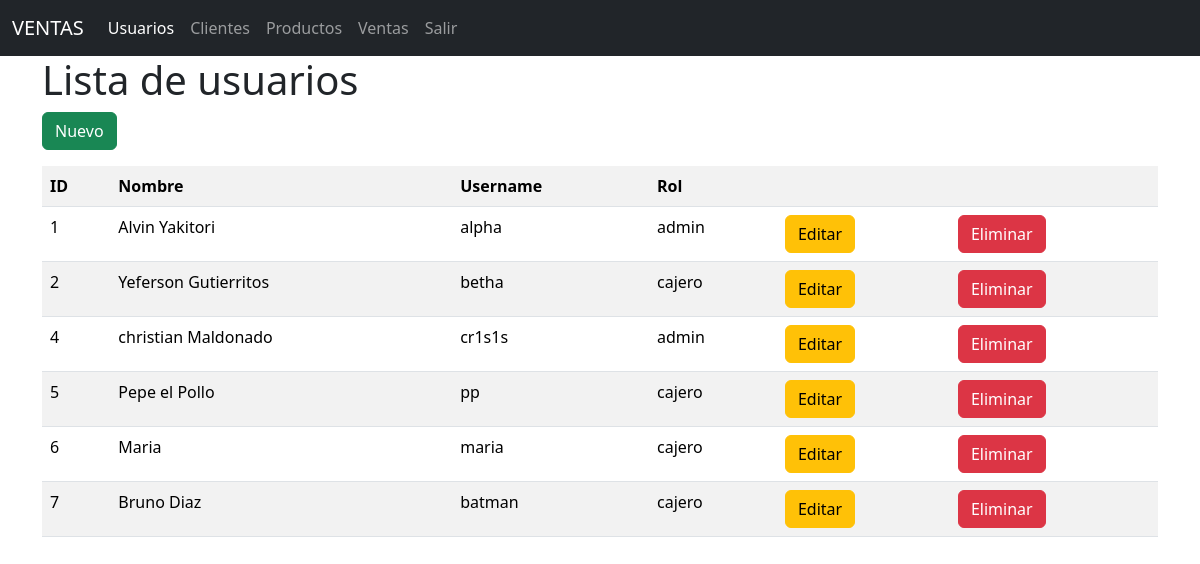
/usuarios/, run on an earlier commit of the app's database.
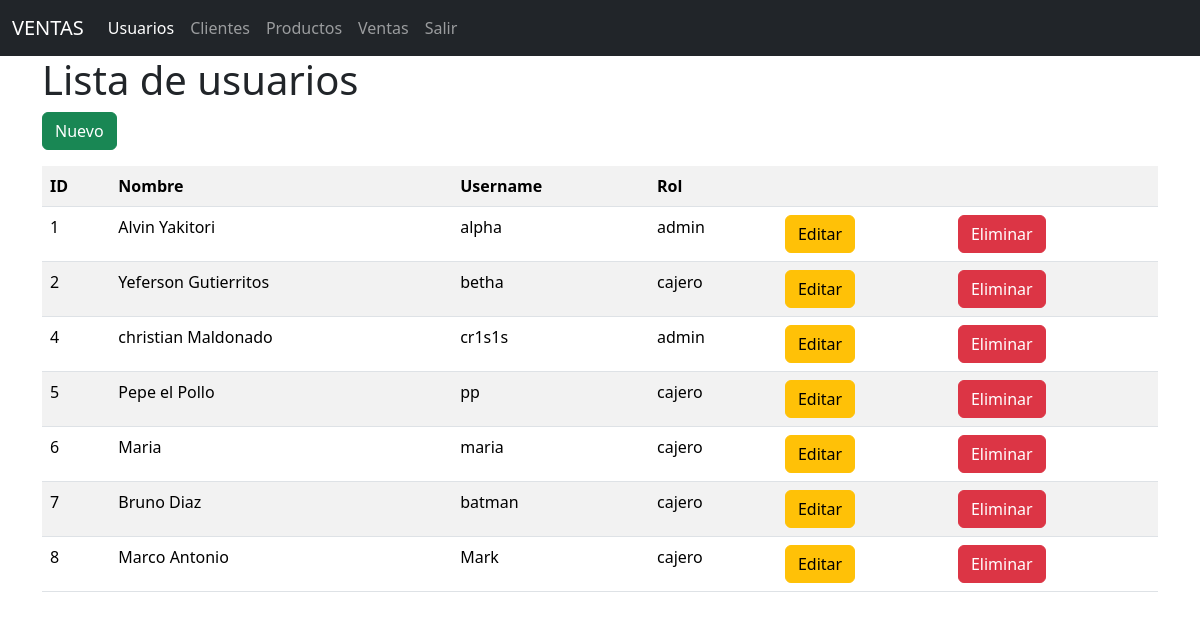
And on a later commit of the database.
### models/usuario_model.py (models this page shows, shortened)
class Usuario(db.Model):
    __tablename__ = "usuarios"
    id = db.Column(db.Integer,primary_key=True)
    nombre = db.Column(db.String(80),nullable=False)
    username = db.Column(db.String(20),nullable=False)
    password = db.Column(db.String,nullable=False)
    rol = db.Column(db.String(20),nullable=False)
    @staticmethod
    def get_all():
        return Usuario.query.all()

### controllers/usuario_controller.py (the view)
@usuario_bp.route("/")
def index():
    usuarios = Usuario.get_all()
    return usuario_view.list(usuarios)

### run.py (called while the page is built)
@app.context_processor
def injec_active_path():
    def is_active(path):
        return 'active' if request.path == path else ''
    return(dict(is_active = is_active))

### views/usuario_view.py (called while the page is built)
def list(usuarios):
    return render_template('usuario/index.html', usuarios = usuarios)

### templates/usuario/index.html (shortened to what this page needs)
{% extends 'base.html' %}
{% block content %}
<h1>Lista de usuarios</h1>
<a href="{{ url_for('usuario.create') }}" class="btn btn-success mb-3">Nuevo</a>
<table class="table table-striped">
    <tr>
        <th>ID</th>
        <th>Nombre</th>
        <th>Username</th>
        <th>Rol</th>
        <th></th>
        <th></th>
    </tr>
    {% for item in usuarios %}
    <tr>
        <td>{{item.id}}</td>
        <td>{{item.nombre}}</td>
        <td>{{item.username}}</td>
        <td>{{item.rol}}</td>
        <td>
            <a href="{{ url_for('usuario.edit',id=item.id) }}" class="btn btn-warning">Editar</a>
        </td>
        <td>
            <a href="{{ url_for('usuario.delete',id=item.id) }}" class="btn btn-danger">Eliminar</a>
        </td>
    </tr>
    {% endfor %}
</table>
{% endblock %}

### templates/base.html (shortened to what this page needs)
<!doctype html>
<html lang="es">
  <head>
    <link href="https://cdn.jsdelivr.net/npm/bootstrap@5.3.6/dist/css/bootstrap.min.css" rel="stylesheet">
  </head>
  <body>
    <nav class="navbar navbar-expand-lg navbar-dark bg-dark">
  <div class="container-fluid">
    <a class="navbar-brand" href="#">VENTAS</a>
    <div class="collapse navbar-collapse" id="navbarNav">
      <ul class="navbar-nav">
        <li class="nav-item">
          <a class="nav-link {{ is_active('/usuarios/') }}" aria-current="page" href="{{url_for('usuario.index')}}">Usuarios</a>
        </li>
        <li class="nav-item">
          <a class="nav-link {{ is_active('/clientes/') }}" href="/clientes/">Clientes</a>
        </li>
        <li class="nav-item">
          <a class="nav-link {{ is_active('/productos/') }}" href="/productos/">Productos</a>
        </li>
        <li class="nav-item">
          <a class="nav-link {{ is_active('/ventas/') }}" href="/ventas">Ventas</a>
        </li>
        <li class="nav-item">
          <a class="nav-link" href="#">Salir</a>
        </li>
      </ul>
    </div>
  </div>
</nav>
    <div class="container">
        {% block content %}
        {% endblock %}
    </div>
  </body>
</html>

What changed in the data, as far as the page shows it:
added Usuario: id "8", nombre "Marco Antonio", username "Mark", rol "cajero"
